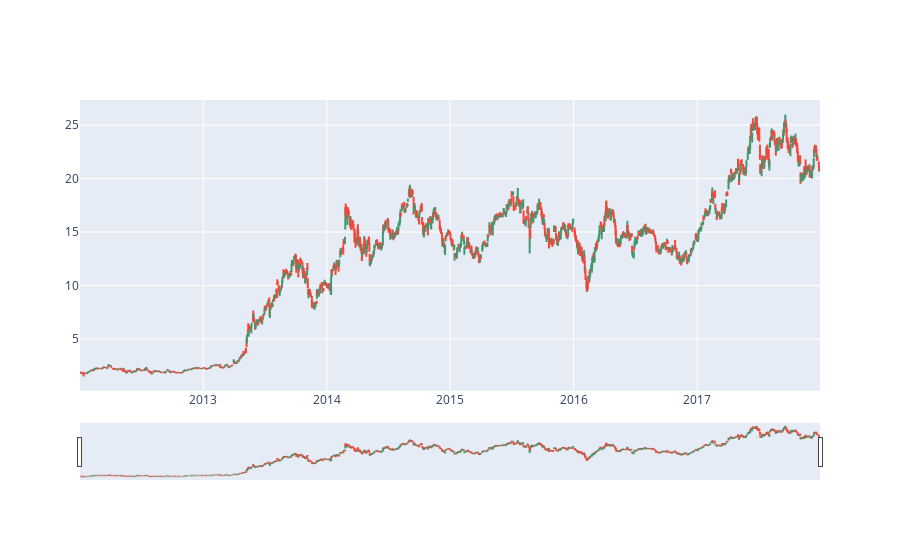

Write notebook code for a chart like this one.
### Code cell
fig = go.Figure(data=go.Ohlc(x=df['date'],
                    open=df['open'],
                    high=df['high'],
                    low=df['low'],
                    close=df['close'],
                    text=hovertext,
                    hoverinfo='text'))
fig.show()

### Figure 1 — Plotly figure (JSON) as saved in the notebook; plotly's stock layout.template omitted (floating-point values rounded to 4 significant figures; data arrays with more than 128 entries replaced by an {"elided": "..."} marker saying what was removed)
{"data": [{"close": {"elided": "1516 float values"}, "high": {"elided": "1516 float values"}, "hoverinfo": "text", "low": {"elided": "1516 float values"}, "open": {"elided": "1516 float values"}, "text": {"elided": "1516 str values"}, "type": "ohlc", "x": {"elided": "1516 str values"}}], "layout": {}}
